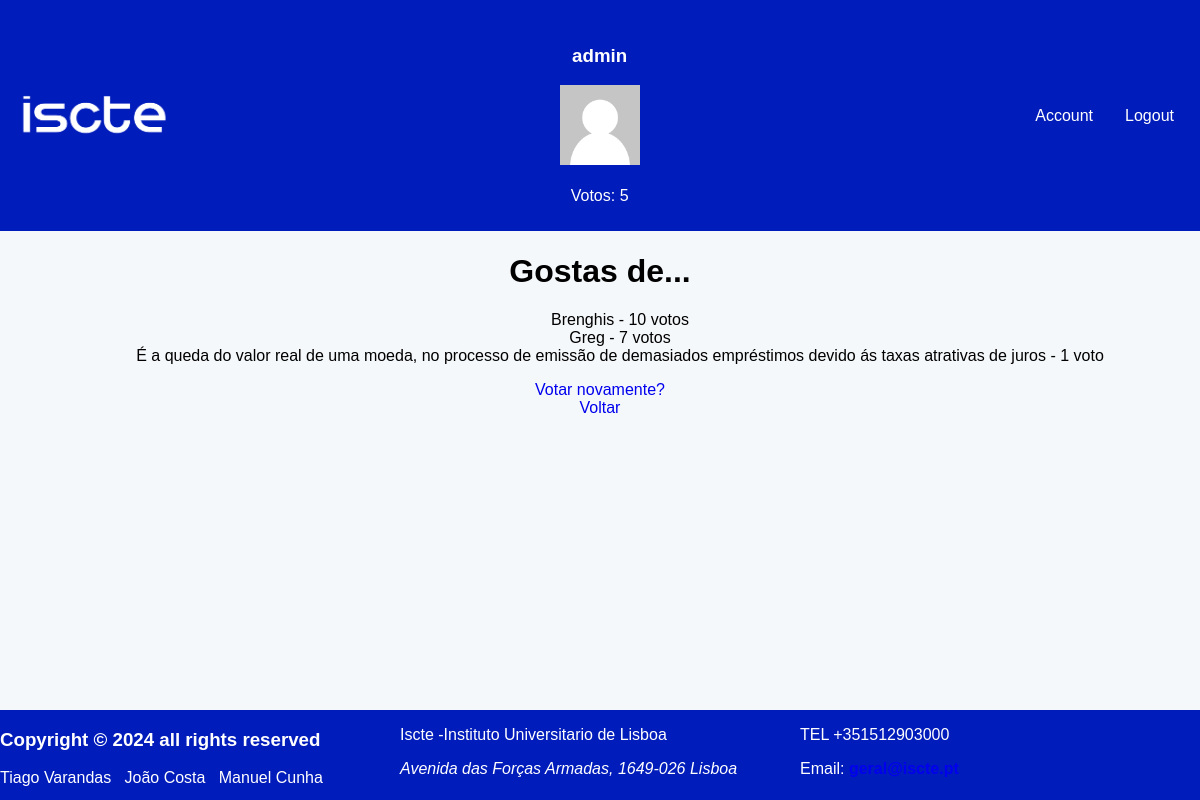
Screenshot of /votacao/2/resultados (signed in) with the database file from the repository.
### votacao/models.py (models this page shows, shortened)
class Aluno(models.Model):
 user = models.OneToOneField(User, on_delete=models.CASCADE)
 curso = models.CharField(max_length=100)
 votosFeitos = models.IntegerField(default=0)
 grupo = models.CharField(max_length=20, default=0)
 fotoPerfil = models.TextField(default="userdefault.png")

class Questao(models.Model):
 questao_texto = models.CharField(max_length=200)
 pub_data = models.DateTimeField('data de publicacao')

class Opcao(models.Model):
 questao = models.ForeignKey(Questao, on_delete=models.CASCADE)
 opcao_texto = models.CharField(max_length=200)
 votos = models.IntegerField(default=0)

### votacao/views.py (the view)
# urls.py: path('<int:questao_id>/resultados', views.resultados, name='resultados'),
@login_required(login_url='votacao:loginiscte')
def resultados(request, questao_id):
    questao = get_object_or_404(Questao, pk=questao_id)
    return render(request, 'votacao/resultados.html', {'questao': questao})

### votacao/templates/votacao/resultados.html (shortened to what this page needs)
{% extends "votacao/base.html" %}
{% load static %}
{% block main %}
    <h1>{{ questao.questao_texto }}</h1>
    <ul>
        {% for opcao in questao.opcao_set.all %}
            {{ opcao.opcao_texto }} - {{ opcao.votos }} voto{{ opcao.votos|pluralize }}
            <br>
        {% endfor %}
    </ul>
    <a href="{% url 'votacao:detalhe' questao.id %}">Votar novamente?</a> <br>
    <a href="{% url 'votacao:index' %}">Voltar</a>
{% endblock %}

### votacao/templates/votacao/base.html (shortened to what this page needs)
{% load static %}
<!DOCTYPE html>
<html lang="en">
<head>
    <link rel="stylesheet" href="{% static 'votacao/styles/styles.css' %}">
</head>
<body>
    <header>
    <link rel="stylesheet" type="text/css" href="{% static 'votacao/styles/styles.css' %}">
        <nav class="topnav">
            {% if user.is_authenticated %}
                <ul>
                    <li class="left">
                        <li class="left">
                            <img src="{% static 'votacao/images/logoiscte.png' %}" alt="logo iscte" class="logo" />
                        </li>
                    </li>
                    <li class="centered">
                        <h3 id="username">{{ user.username }}</h3>
                            <img src="{% static 'votacao/media/' %}{{ user.aluno.fotoPerfil }}" alt="foto perfil" style="width: 5em;" id="imgperfil"> <br>
                        <br>
                        Votos: {{ user.aluno.votosFeitos }}
                    </li>
                    <li class="right">
                        <a href="{% url 'votacao:pessoal' %}">Account</a>
                    </li>
                    <li class="right">
                        <a href="{% url 'votacao:logoutiscte' %}">Logout</a>
                    </li>
                </ul>
            {% endif %}
        </nav>
    </header>
    <main>
        {% block main %}
        {% endblock %}
    </main>
    <footer>
      <section>
          <h3>Copyright © 2024 all rights reserved </h3>
          <p>Tiago Varandas &nbsp; João Costa &nbsp; Manuel Cunha</p>
      </section>
      <section>
          <p>Iscte -Instituto Universitario de Lisboa</p>
          <p><address>Avenida das Forças Armadas, 1649-026 Lisboa</address> </p>
      </section>
      <section>
          <p> TEL +351512903000</p>
          <p>Email:&nbsp<a href="mailto:geral@iscte.ot"><strong>geral@iscte.pt</strong></a></p>
      </section>
  </footer>
</body>
</html>

### votacao/static/votacao/styles/styles.css (style rules this page uses)
* { box-sizing: border-box; }
body { font-family: Arial, sans-serif; margin: 0; padding: 0; background-color: #f5f8fa; }
header { background-color: #001cba; color: white; padding: 0.625em; display: flex; justify-content: space-between; align-items: center; }
main { align-self: center; text-align: center; align-items: center; }
footer { width: 100%; position: fixed; bottom: 0; margin-top: 0; margin-bottom: -0.625em; padding-bottom: 0.3125em; height: 6.25em; color: white; background-color: #001cba; justify-content: center; display: flex; padding: 0em; }
a { text-decoration: none; }
nav a { color: white; text-align: center; padding: 0.875em 1em; text-decoration: none; transition: all 0.3s ease; border-radius: 50%; }
.topnav { width: 100%; }
.topnav ul { display: flex; justify-content: space-between; align-items: center; list-style-type: none; padding: 0; }
.left { order: -1; }
.right { text-align: right; }
.centered { text-align: center; flex-grow: 1; }
.logo { width: 10.625em; height: auto; }

### rows the page displays
Questao: questao_texto "Gostas de..."
Opcao: opcao_texto "Brenghis", votos "10"
Opcao: opcao_texto "Greg", votos "7"
Opcao: opcao_texto "É a queda do valor real de uma moeda, no processo de emissão de demasiados empréstimos devido ás taxas atrativas de juros", votos "1"

### other values shown
{{ user.username }} "admin"
{{ user.aluno.votosFeitos }} "5"
